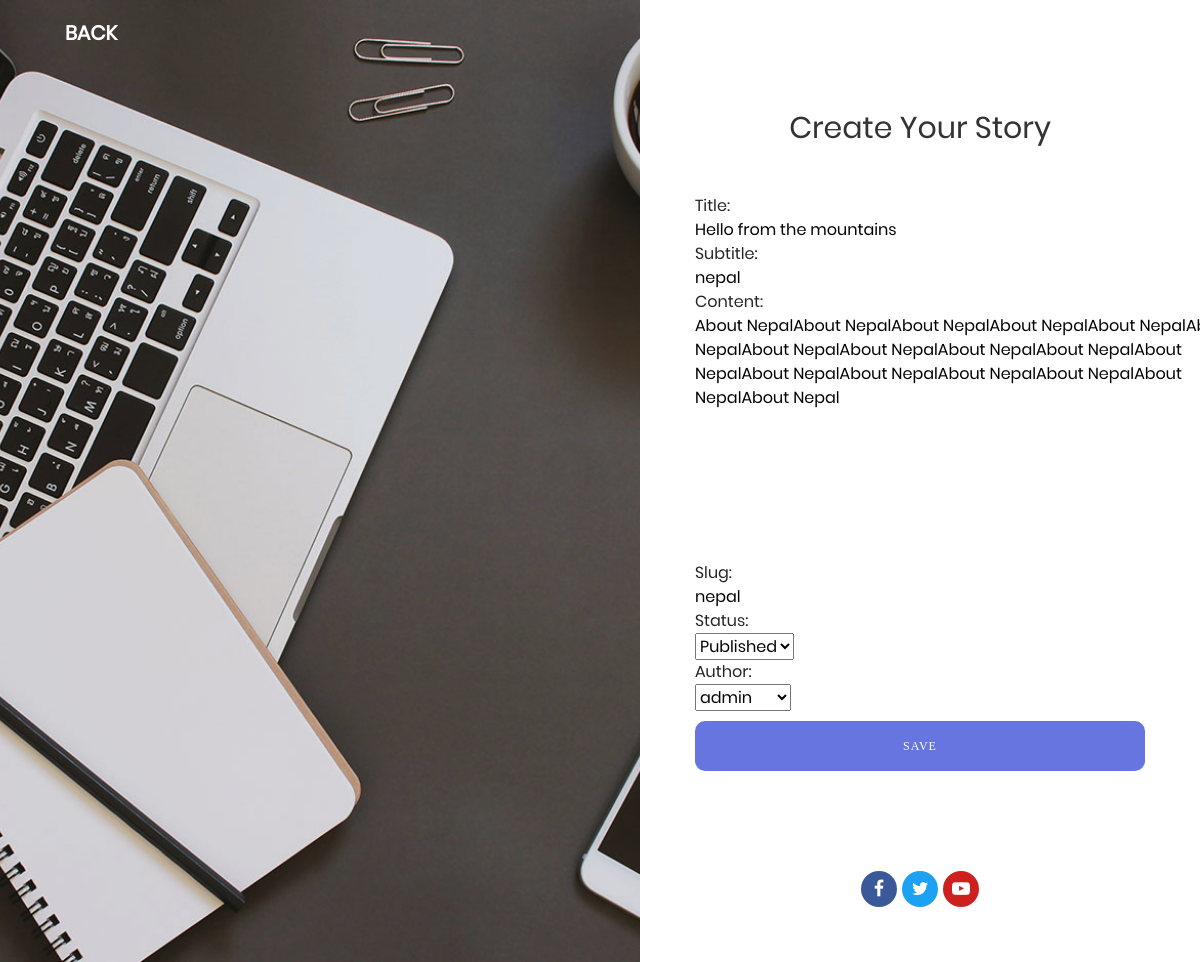
The page /blog/post/12/update/ (signed in) on the database as committed earlier.
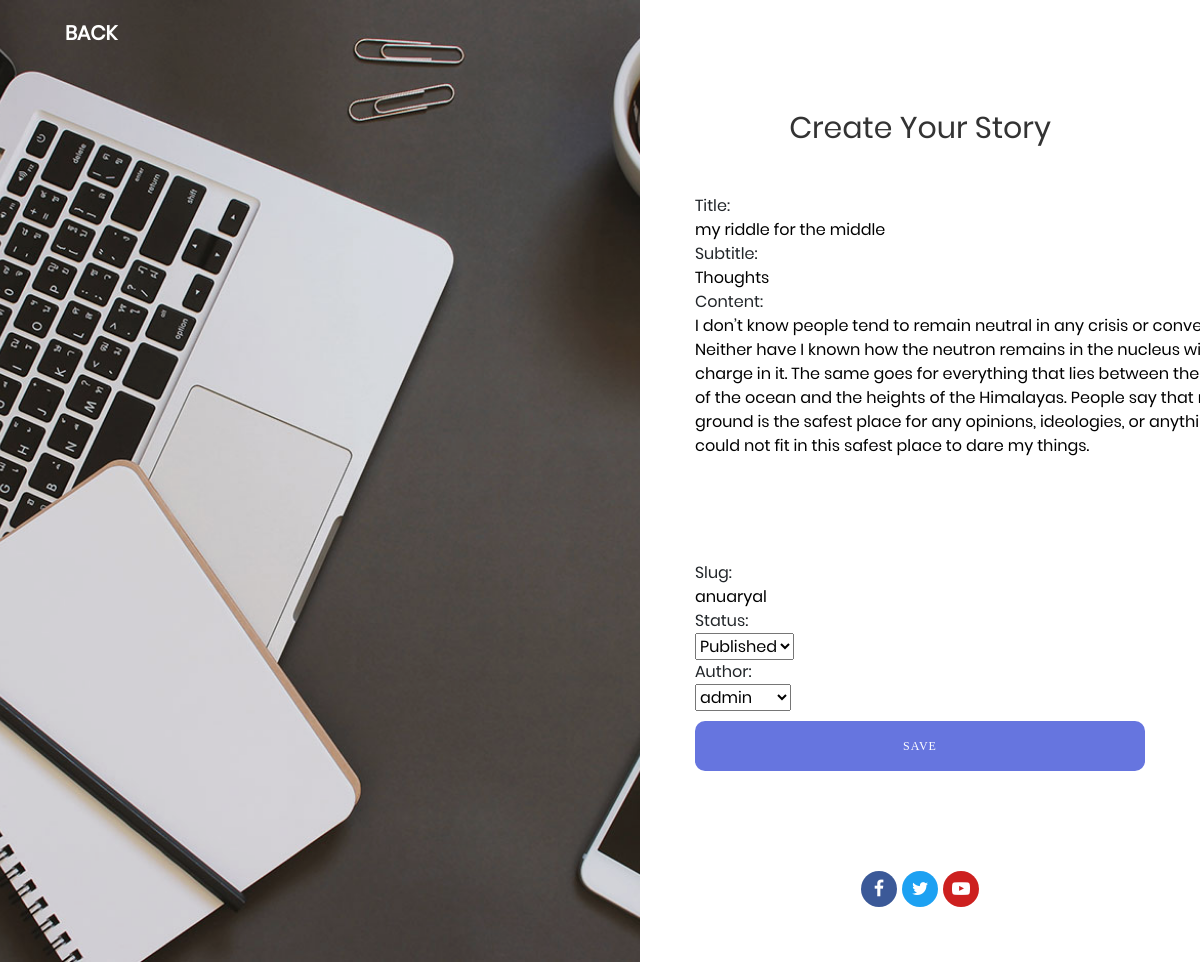
The same page on the database as committed later.
### Blog/models.py (models this page shows, shortened)
class Post(models.Model):
    STATUS_CHOICES = (('Published', 'Published'),
                      ('Draft', 'Draft'),)
    title = models.CharField(max_length=250)
    subtitle = models.CharField(max_length=250)
    content = models.TextField()
    slug = models.SlugField(unique=True, max_length=255)
    status = models.CharField(max_length=10, default='Draft', choices=STATUS_CHOICES)
    created = models.DateTimeField(auto_now_add=True)
    updated = models.DateTimeField(auto_now=True)
    author = models.ForeignKey(User, on_delete=models.CASCADE)

### Blog/views.py (the view, shortened to what this page needs)
# urls.py: path('post/<int:pk>/update/', PostUpdateView.as_view(), name='post_update'),
class PostUpdateView(LoginRequiredMixin, UserPassesTestMixin, UpdateView):
    model = Post
    template_name = 'create.html'
    fields = '__all__'
    def test_func(self):
        post = self.get_object()
        if self.request.user == post.author:
            return True
        return False

### Blog/templates/create.html (shortened to what this page needs)
{% load static %}
<!DOCTYPE html>
<html lang="en">
<head>
    <link href="{% static 'css/clean-blog.min.css' %}" rel="stylesheet">
	<link rel="stylesheet" type="text/css" href="{% static 'vendor/bootstrap/css/bootstrap.min.css' %}">
	<link rel="stylesheet" type="text/css" href="{% static 'fonts/font-awesome-4.7.0/css/font-awesome.min.css' %}">
	<link rel="stylesheet" type="text/css" href="{% static 'css/util.css' %}">
	<link rel="stylesheet" type="text/css" href="{% static 'css/main.css' %}">
</head>
<body>
    <nav class="navbar navbar-expand-lg navbar-light fixed-top" id="mainNav">
      <div class="container">
        <a class="navbar-brand" href="{% url 'blog' %}">BACK</a>
      </div>
    </nav>
	<div class="container-contact100">
		<div class="wrap-contact100">
			<form class="contact100-form validate-form" method="post" action="/form/">
				<span class="contact100-form-title">
					Create Your Story
				</span>
               {{ form }}
				<div class="container-contact100-form-btn">
					<button class="contact100-form-btn">
						Save
					</button>
				</div>
				<div class="contact100-form-social flex-c-m">
					<a href="#" class="contact100-form-social-item flex-c-m bg1 m-r-5">
						<i class="fa fa-facebook-f" aria-hidden="true"></i>
					</a>
					<a href="#" class="contact100-form-social-item flex-c-m bg2 m-r-5">
						<i class="fa fa-twitter" aria-hidden="true"></i>
					</a>
					<a href="#" class="contact100-form-social-item flex-c-m bg3">
						<i class="fa fa-youtube-play" aria-hidden="true"></i>
					</a>
				</div>
			</form>
			<div class="contact100-more flex-col-c-m" style="background-image: url({% static 'Images/bg-01.jpg'%})">
			</div>
		</div>
	</div>
</body>
</html>

### static/css/main.css (style rules this page uses)
* { margin: 0px; padding: 0px; box-sizing: border-box; }
body, html { height: 100%; font-family: Poppins-Regular, sans-serif; }
a { font-family: Poppins-Regular; font-size: 14px; line-height: 1.7; color: #666666; margin: 0px; transition: all 0.4s; -webkit-transition: all 0.4s; -o-transition: all 0.4s; -moz-transition: all 0.4s; }
input { outline: none; border: none; }
textarea { outline: none; border: none; }
label { display: block; margin: 0; }
button { outline: none !important; border: none; background: transparent; }
.bg1 { background: #3b5998; }
.bg2 { background: #1da1f2; }
.bg3 { background: #cd201f; }
.container-contact100 { width: 100%; min-height: 100vh; display: -webkit-box; display: -webkit-flex; display: -moz-box; display: -ms-flexbox; display: flex; flex-wrap: wrap; justify-content: center; align-items: center; background: #f2f2f2; }
.wrap-contact100 { width: 100%; background: #fff; overflow: hidden; display: -webkit-box; display: -webkit-flex; display: -moz-box; display: -ms-flexbox; display: flex; flex-wrap: wrap; align-items: stretch; flex-direction: row-reverse; }
.contact100-more { width: calc(100% - 560px); background-repeat: no-repeat; background-size: cover; background-position: center; position: relative; z-index: 1; padding: 30px 15px 0px 15px; }
.contact100-more::before { content: ""; display: block; position: absolute; z-index: -1; width: 100%; height: 100%; top: 0; left: 0; background: rgba(0,0,0,0.1); }
.contact100-form { width: 560px; min-height: 100vh; display: block; padding: 110px 55px 55px 55px; }
.contact100-form-title { width: 100%; display: block; font-family: Poppins-Regular; font-size: 30px; color: #333333; line-height: 1.2; text-align: center; padding-bottom: 48px; }
.container-contact100-form-btn { width: 100%; display: -webkit-box; display: -webkit-flex; display: -moz-box; display: -ms-flexbox; display: flex; flex-wrap: wrap; justify-content: center; padding-top: 10px; }
.contact100-form-btn { display: -webkit-box; display: -webkit-flex; display: -moz-box; display: -ms-flexbox; display: flex; justify-content: center; align-items: center; padding: 0 20px; width: 100%; height: 50px; border-radius: 10px; background: #6675df; font-family: Montserrat-Bold; font-size: 12px; color: #fff; line-height: 1.2; text-transform: uppercase; letter-spacing: 1px; -webkit-transition: all 0.4s; -o-transition: all 0.4s; -moz-transition: all 0.4s; transition: all 0.4s; }
.contact100-form-social { padding-top: 100px; }
.contact100-form-social-item { width: 36px; height: 36px; font-size: 18px; color: #fff; border-radius: 50%; }

Rows that differ between the two databases and show on the page:
changed Post "Published": title "Hello from the mountains" → "my riddle for the middle"; subtitle "nepal" → "Thoughts"; content "About NepalAbout NepalAbout NepalAbout NepalAbout NepalAbout NepalAbout NepalAbout NepalAbout NepalAbout NepalAbout NepalAbout NepalAbout NepalAbout NepalAbout NepalAbout NepalAbout Nepal" → "I don’t know people tend to remain neutral in any crisis or conversation. Neither have I known how the neutron remains in the nucleus with no charge in it. The same goes for everything that lies between the depth of the ocean and the heights of the Himalayas. People say that middle ground is the safest place for any opinions, ideologies, or anything but I could not fit in this safest place to dare my things."; slug "nepal" → "anuaryal"
